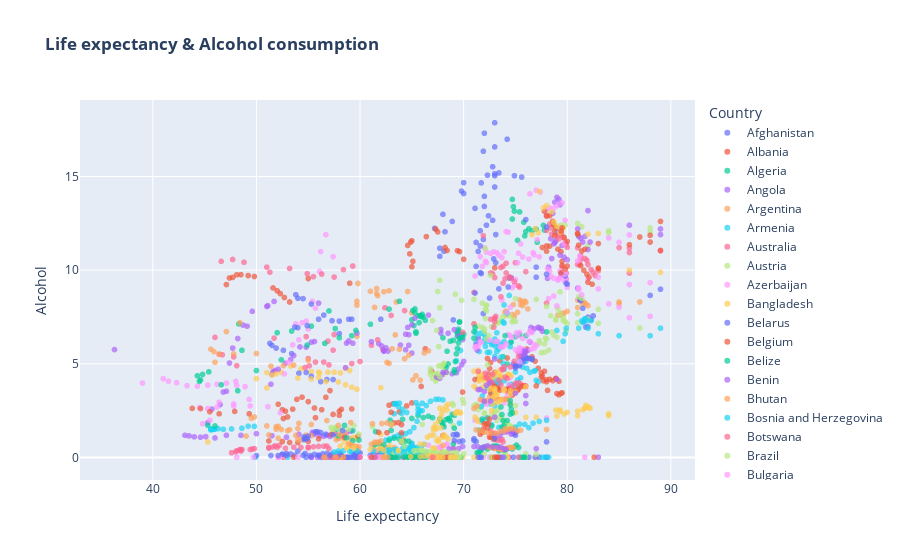

Write notebook code for a chart like this one.
### Code cell
px.scatter(dat,y='Alcohol',x='Life expectancy ',template='plotly',color='Country',opacity=0.7, title='<b>Life expectancy & Alcohol consumption')
